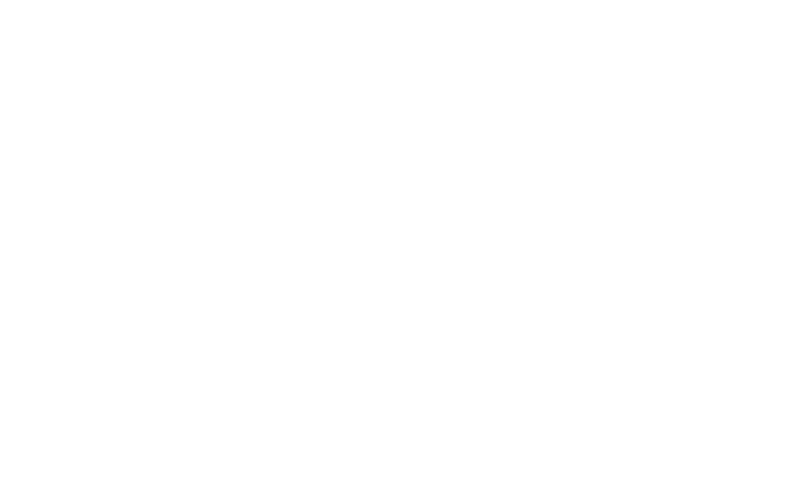
Frame 1 (no input)
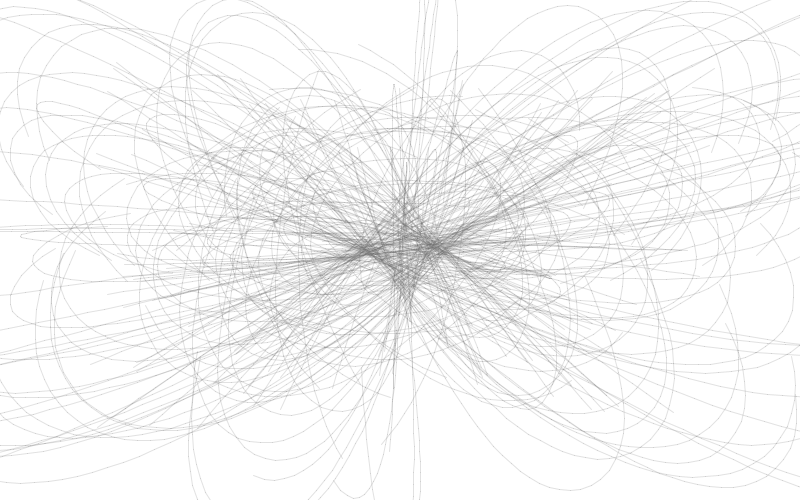
Frame 60 (the mouse pressed at the canvas centre just before this capture)
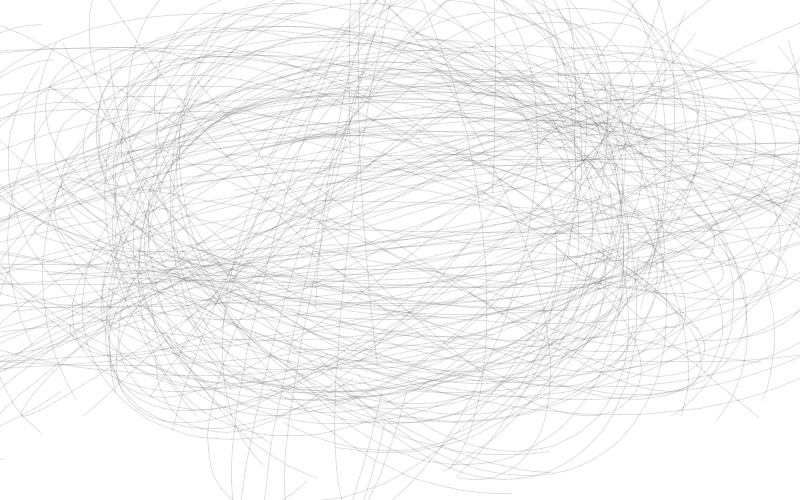
Frame 120 (the mouse held since frame 60 and released just before this capture)

The Processing sketch that drew these frames (run headless with seeded random() and noise(); from frame 60 on, the mouse is pressed at the canvas centre):

// Processing sketch: MutualAttraction2
// ── MutualAttraction2.pde
Mover[] movers;
void setup() {
  //frameRate(24);
  size(800, 500);
  background(255);
  movers = new Mover[200];
  
  for (int i = 0; i < movers.length; i++) {
    movers[i] = new Mover(random(width), random(height));
  }
}

void draw() {
  background(255);
  
  for (int i = 0; i < movers.length; i++) {
    for (int j = 0; j < movers.length; j++) {
      if (i != j) {
        PVector force = movers[j].attract(movers[i]);
        movers[i].applyForce(force);
      }
    }
    
    //Mover mouse = new Mover(mouseX, mouseY, 250);
    //PVector mouseAttraction = mouse.attract(movers[i]);
    //movers[i].applyForce(mouseAttraction);
    
    movers[i].update();
    movers[i].display();
  }
}

// ── Mover.pde
class Mover {
  PVector location;
  PVector velocity;
  PVector acceleration;
  float mass;
  float G;
  
  ArrayList<PVector> history;
  
  Mover(float x_, float y_) {
    location = new PVector(x_, y_);
    velocity = new PVector(0, 0);
    acceleration = new PVector(0, 0);
    mass = 2;
    G = 0.5;
    history = new ArrayList<PVector>();
  }
  
  Mover(float x_, float y_, float mass_) {
    location = new PVector(x_, y_);
    velocity = new PVector(0, 0);
    acceleration = new PVector(0, 0);
    mass = mass_;
    G = 0.5;
    history = new ArrayList<PVector>();
  }
  
  void update() {
    history.add(new PVector(location.x, location.y));
    
    if (history.size() > 50) {
      history.subList(0, 1).clear();
    }
    
    velocity.add(acceleration);
    location.add(velocity);
    velocity.limit(10);
    //acceleration.mult(0);
  }
  
  void display() {
    for (int i = 0, n = history.size(); i < n; i++) {
      if (i < n - 1) {
        stroke(100, 50);
        noFill();
        line(
          history.get(i).x,
          history.get(i).y,
          history.get(i + 1).x,
          history.get(i + 1).y
        );
        //ellipse(history.get(i).x, history.get(i).y, 2, 2);
      }
    }
    
    //noStroke();
    //fill(50, 100);
    //ellipse(location.x, location.y, 4, 4);
  }
  
  void applyForce(PVector force) {
    PVector f = force.copy();
    f.mult(1);
    acceleration.add(f);
  }
  
  PVector attract(Mover other) {
    PVector force = PVector.sub(location, other.location);
    float distance = force.mag();
    distance = constrain(distance, 5, 25);
    force.normalize();
    
    float strength = (G * mass * other.mass) / (distance * distance);
    force.mult(strength);
    
    return force;
  }
}
